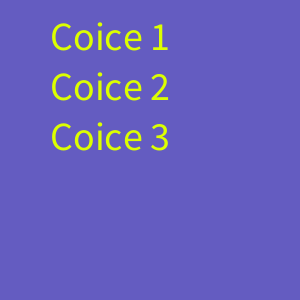
Frame 1 (no input)
Frame 60 (the mouse pressed at the canvas centre just before this capture): identical to frame 1, image omitted
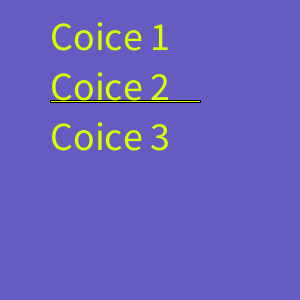
Frame 120 (the mouse held since frame 60 and released just before this capture)

The Processing sketch that drew these frames (run headless with seeded random() and noise(); from frame 60 on, the mouse is pressed at the canvas centre):

// Processing sketch: week12_4_choice
// ── week12_4_choice.pde
void setup(){
  size(300,300);
  textSize(40);
}
int choice = -1;
void draw(){
  background(#645CC1);
  fill(#DCFF00);
  if(choice==0) rect(50,50,150,2);
  if(choice==1) rect(50,100,150,2);
  if(choice==2) rect(50,150,150,2);
  text("Coice 1",50,50);
  text("Coice 2",50,100);
  text("Coice 3",50,150);
}
void mousePressed(){
  choice = int(random(3));
}
